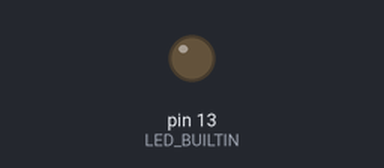
The sketch below on a simulated Arduino Uno, built with avr-gcc and run on an emulated ATmega328P. Parts: output pins drawn as LEDs (lit = HIGH). What the sketch prints to the serial monitor is not drawn.

Above: at 0.1 s.
At 12.3 s:
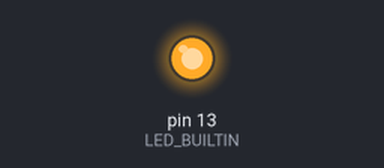
Timing chart, 0 to 13.8 s (numbered marks = the images above):
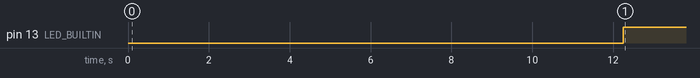

Measured:
- by itself, pin 13 (LED_BUILTIN): LOW → HIGH at 12.2 s

The sketch:

Fast_serial_test_camera.ino
```cpp
void timer2init(void){
  TCCR2B |=  (1 << CS20); // no prescalling
  TIMSK2 |= (1<<TOIE2); // ovf int enable
}
volatile long val = 0;

void setup() {

  Serial.begin(1000000);
  timer2init();
  sei();
  pinMode(LED_BUILTIN, OUTPUT);
}

void loop() {
  // put your main code here, to run repeatedly:

}

ISR(TIMER2_OVF_vect){
  Serial.println(val++);
  if(val>3000)
    digitalWrite(LED_BUILTIN, HIGH);
}
```
